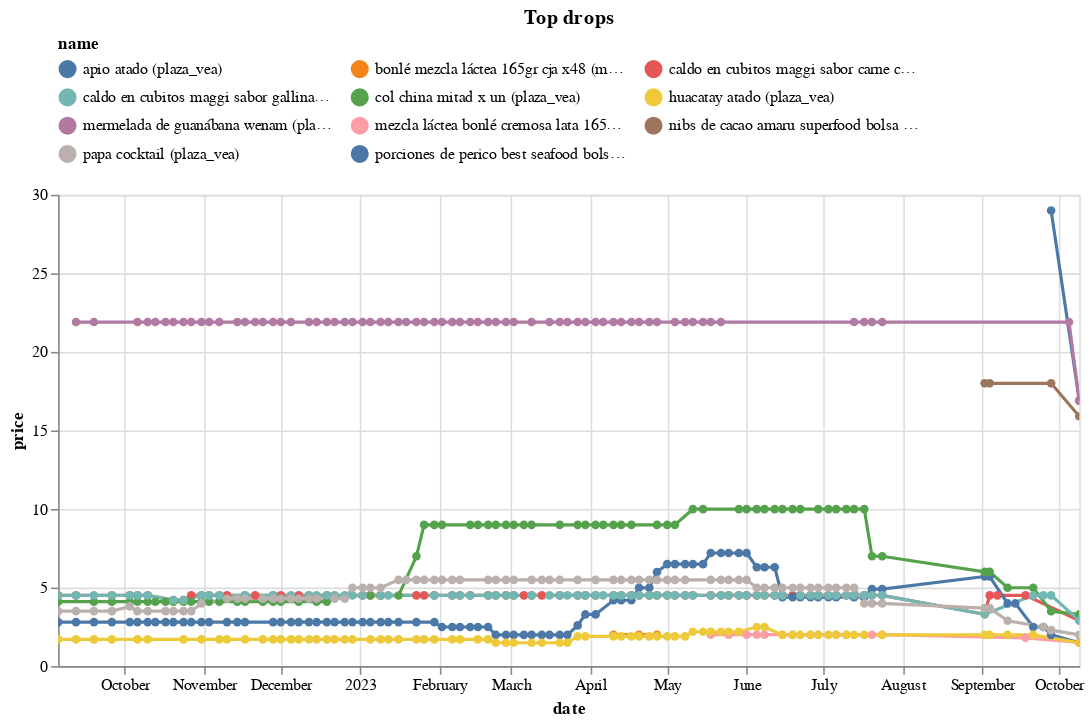

The code cell stored with this chart in its notebook:
### Code cell
(top_changes
 .sort_values('change')
 .head(10)
 .pipe(plot_changes, 'Top drops')
)

### Figure 1 — Vega-Lite specification as saved in the notebook (floating-point values rounded to 4 significant figures; data arrays with more than 128 entries replaced by an {"elided": "..."} marker saying what was removed)
{"config": {"view": {"continuousWidth": 300, "continuousHeight": 300}, "legend": {"columns": 3, "orient": "top"}}, "data": {"name": "data-370deeabb7700c4e6112e2b08c457c53"}, "mark": {"type": "line", "point": true}, "encoding": {"color": {"field": "name", "scale": {"domain": ["apio atado (plaza_vea)", "bonlé mezcla láctea 165gr cja x48 (metro)", "caldo en cubitos maggi sabor carne caja 75.2g (plaza_vea)", "caldo en cubitos maggi sabor gallina caja 75.2g (plaza_vea)", "col china mitad x un (plaza_vea)", "huacatay atado (plaza_vea)", "mermelada de guanábana wenam (plaza_vea)", "mezcla láctea bonlé cremosa lata 165g (metro)", "nibs de cacao amaru superfood bolsa 200g (plaza_vea)", "papa cocktail (plaza_vea)", "porciones de perico best seafood bolsa 500g (plaza_vea)"]}, "type": "nominal"}, "tooltip": [{"field": "name", "type": "nominal"}, {"field": "price", "type": "quantitative"}, {"field": "last_price", "type": "quantitative"}], "x": {"field": "date", "type": "temporal"}, "y": {"field": "price", "type": "quantitative"}}, "params": [{"name": "param_3", "select": {"type": "point", "fields": ["name"]}, "bind": "legend"}, {"name": "param_4", "select": {"type": "interval", "encodings": ["x", "y"]}, "bind": "scales"}], "title": "Top drops", "transform": [{"filter": {"param": "param_3"}}], "width": 650, "$schema": "https://vega.github.io/schema/vega-lite/v5.15.1.json", "datasets": {"data-370deeabb7700c4e6112e2b08c457c53": {"elided": "561 records"}}}
